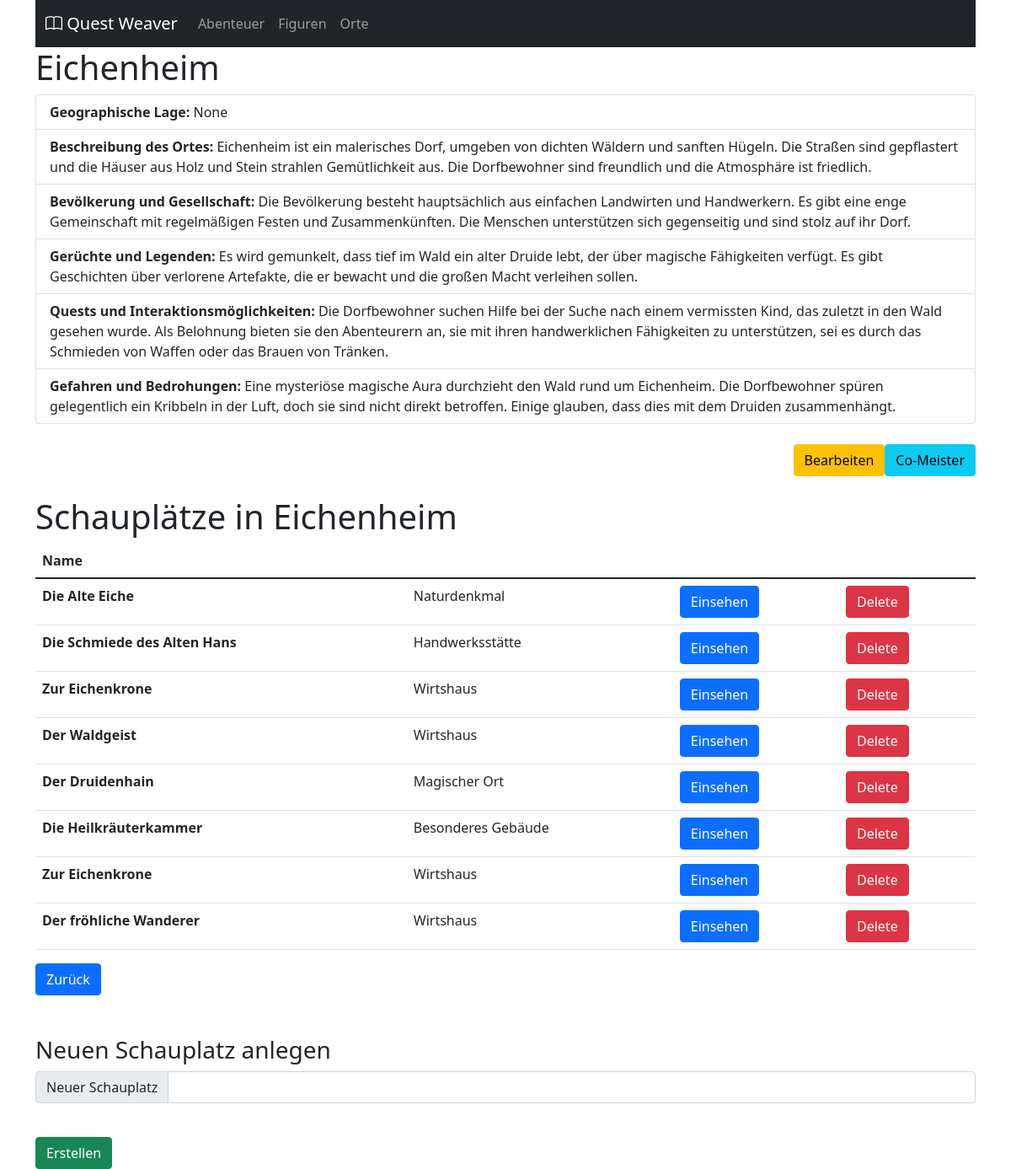
/app/orte/72, run on the app's committed database.
### app/models.py (models this page shows, shortened)
class Ortliste(models.Model):
    name = models.CharField(max_length=200)
    kommentar = models.TextField(null=True, blank=True)
    geographische_lage = models.CharField(max_length=200, null=True, blank=True)
    beschreibung_des_ortes = models.TextField(null=True, blank=True)
    bevölkerung_und_gesellschaft = models.TextField(null=True, blank=True)
    quests_und_interaktionsmöglichkeiten = models.TextField(null=True, blank=True)
    gefahren_und_bedrohungen = models.TextField(null=True, blank=True)
    gerüchte_und_legenden = models.TextField(null=True, blank=True)

class Ort(models.Model):
    name = models.CharField(max_length=200)
    alive = models.BooleanField(default=True)
    kommentar = models.TextField(null=True, blank=True)
    beschreibung = models.TextField(null=True, blank=True)
    ortliste = models.ForeignKey(to="Ortliste", on_delete=models.CASCADE, null=True, blank=True)
    typ = models.CharField(max_length=200, null=True, blank=True)  # z.B. Wirtshaus, Burg, Markt
    architektur = models.CharField(max_length=200, null=True, blank=True)  # z.B. gotisch, barock, rustikal
    zustand = models.CharField(max_length=200, null=True, blank=True)  # z.B. gut erhalten, baufällig
    besitzer = models.CharField(max_length=200, null=True, blank=True)  # Der aktuelle Besitzer oder Herrscher
    wichtige_personen = models.TextField(null=True, blank=True)  # Wichtige NPCs, die hier angetroffen werden können
    geschichte_des_schauplatzes = models.TextField(null=True, blank=True)  # Historie des Gebäudes oder Platzes
    bedeutung_oder_funktion = models.CharField(max_length=200, null=True, blank=True)  # z.B. Handelszentrum, Gasthaus
    quests_und_interaktionsmöglichkeiten = models.TextField(null=True, blank=True)  # Potenzielle Aufgaben oder NPC-Interaktionen
    gefahren_und_bedrohungen = models.TextField(null=True, blank=True)  # z.B. Räuberüberfälle, magische Gefahren
    geheimnisse_und_legenden = models.TextField(null=True, blank=True)  # Versteckte Informationen oder Mythen
    def __str__(self):
        return self.name

### app/views.py (the view)
# urls.py: path('orte/<int:ortlisten_id>', views.orte, name='orte'),
def orte(request, ortlisten_id):
    schauplätze = []
    ortliste = get_object_or_404(models.Ortliste, pk=ortlisten_id)
    schauplatz = models.Ort.objects.filter(ortliste="8")
    figurenliste = get_object_or_404(models.Figurenliste, pk="17")
    for i in schauplatz:
        o = str(i)
        schauplätze.append(o)
    orte = models.Ort.objects.filter(ortliste=ortliste)
    auswahl = models.Ortliste.objects.all()
    """for f in schauplatz: #for-schleife funktioniert. War ein Test zum automatischen generieren und anlegen von NSCs pro Schauplatz. Sollte aber vllt in einem sepearaten View abgehandelt werden. Sollte nicht zu viel auf ein mal und gleichzeitig wollen und machen.
        nsc = nsc_erzeugen(ortliste.geographische_lage, ortliste.beschreibung_des_ortes, ortliste.bevölkerung_und_gesellschaft, ortliste.gerüchte_und_legenden,
                       ortliste.quests_und_interaktionsmöglichkeiten, ortliste.gefahren_und_bedrohungen, str(f))
        for o in nsc:
            print("NSC:",o)
        print("--------------------------------------------------------------------")
        #ortliste = get_object_or_404(models.Ortliste, pk=ort[0].id)
        models.Figur.objects.create(name="TÖST", plot="TEEEEEST", figurenliste=figurenliste, kommentar="NSC", ort=f)
        print("FIGUR TÖST WURDE ANGELEGT.")"""
    if request.POST:
        ortliste.kommentar = request.POST["orte_kommentar"]
        ortliste.save()
        return redirect("orte_edit", ortliste.id)
    context = {"ortliste": ortliste, "orte": orte, "auswahl": auswahl}
    return render(request, "orte.html", context)

### app/templates/orte.html (shortened to what this page needs)
{% load static %}
{% include "header.html" %}
    <body>
      <div class="container">
      {% include "navbar.html" %}
    <h1>{{ortliste.name}}</h1>
      <table class="table">
        <thead class="thead-dark">
          <tr>
            <th scope="col">Name</th>
          </tr>
        </thead>
        <ul class="list-group">
          <li class="list-group-item"><b>Geographische Lage:</b> {{ortliste.geographische_lage}}</li>
          <li class="list-group-item"><b>Beschreibung des Ortes:</b> {{ortliste.beschreibung_des_ortes}}</li>
          <li class="list-group-item"><b>Bevölkerung und Gesellschaft:</b> {{ortliste.bevölkerung_und_gesellschaft}}</li>
          <li class="list-group-item"><b>Gerüchte und Legenden:</b> {{ortliste.gerüchte_und_legenden}}</li>
          <li class="list-group-item"><b>Quests und Interaktionsmöglichkeiten:</b> {{ortliste.quests_und_interaktionsmöglichkeiten}}</li>
          <li class="list-group-item"><b>Gefahren und Bedrohungen:</b> {{ortliste.gefahren_und_bedrohungen}}</li>
        </ul><br>
        <div class="d-flex flex-row-reverse">
          <a class="btn btn-info" href="{% url 'delete_schauplatz' %}" role="button">Co-Meister</a>
          <a class="btn btn-warning" href="{% url 'orte_edit' ortliste.id %}" role="button">Bearbeiten</a>
        </div>
        <br>
        <h1>Schauplätze in {{ortliste.name}}</h1>
        <tbody>{% for ort in orte %}
          <tr>
            <th scope="row">{{ort.name}}</th>
            <td scope="row">{{ort.typ}}</td>
            <td><a class="btn btn-primary" href="{% url 'schauplatz' ort.id %}" role="button">Einsehen</a></td>
            <td><form method="POST" action="{% url 'delete_schauplatz' %}">
              <button class="btn btn-danger" type="submit">Delete</button>
          </form></td>
          </tr>
          {% endfor %}</tbody>
      </table>
      <a class="btn btn-primary" href="{% url 'ortliste' %}" role="button">Zurück</a>
      <br><br><br>
    <h3>Neuen Schauplatz anlegen</h3>
    <form action="{% url 'schauplatz_anlegen' %}" method="post">
      <div class="input-group mb-3">
        <span class="input-group-text" id="basic-addon1">Neuer Schauplatz</span>
      <input type="text" class="form-control" name="schauplatz_name" id="schauplatz_name" aria-label="Username" aria-describedby="basic-addon1">
      </div>
      <br>
    <input type="submit" value="Erstellen" type="button" class="btn btn-success">
    </form>
  </div>
</body>

### data on the page
Ortliste: name "Eichenheim", geographische_lage "None", beschreibung_des_ortes "Eichenheim ist ein malerisches Dorf, umgeben von dichten Wäldern und sanften Hügeln. Die Straßen sind gepflastert und die Häuser aus Holz und Stein strahlen Gemütlichkeit aus. Die Dorfbewohner sind freundlich und die Atmosphäre ist friedlich.", bevölkerung_und_gesellschaft "Die Bevölkerung besteht hauptsächlich aus einfachen Landwirten und Handwerkern. Es gibt eine enge Gemeinschaft mit regelmäßigen Festen und Zusammenkünften. Die Menschen unterstützen sich gegenseitig und sind stolz auf ihr Dorf.", gerüchte_und_legenden "Es wird gemunkelt, dass tief im Wald ein alter Druide lebt, der über magische Fähigkeiten verfügt. Es gibt Geschichten über verlorene Artefakte, die er bewacht und die großen Macht verleihen sollen.", quests_und_interaktionsmöglichkeiten "Die Dorfbewohner suchen Hilfe bei der Suche nach einem vermissten Kind, das zuletzt in den Wald gesehen wurde. Als Belohnung bieten sie den Abenteurern an, sie mit ihren handwerklichen Fähigkeiten zu unterstützen, sei es durch das Schmieden von Waffen oder das Brauen von Tränken.", gefahren_und_bedrohungen "Eine mysteriöse magische Aura durchzieht den Wald rund um Eichenheim. Die Dorfbewohner spüren gelegentlich ein Kribbeln in der Luft, doch sie sind nicht direkt betroffen. Einige glauben, dass dies mit dem Druiden zusammenhängt."
Ort: name "Die Alte Eiche", typ "Naturdenkmal"
Ort: name "Die Schmiede des Alten Hans", typ "Handwerksstätte"
Ort: name "Zur Eichenkrone", typ "Wirtshaus"
Ort: name "Der Waldgeist", typ "Wirtshaus"
Ort: name "Der Druidenhain", typ "Magischer Ort"
Ort: name "Die Heilkräuterkammer", typ "Besonderes Gebäude"
Ort: name "Zur Eichenkrone", typ "Wirtshaus"
Ort: name "Der fröhliche Wanderer", typ "Wirtshaus"
